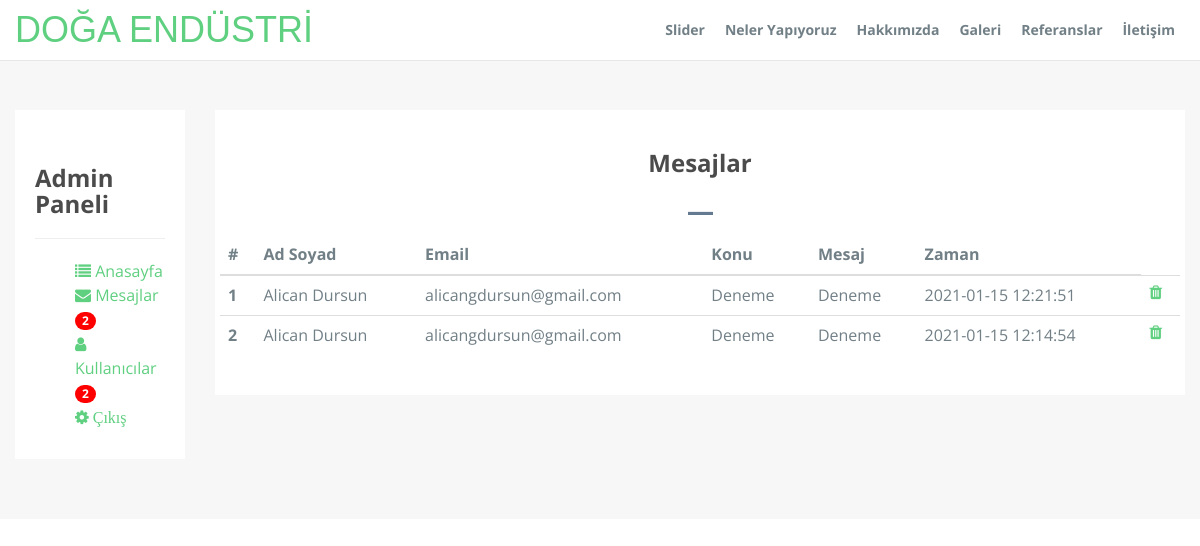
The page /admin-mesaj.php on the database its author committed.
### tables this page shows
CREATE TABLE `iletisim` (
  `id` int(11) NOT NULL,
  `adsoyad` text NOT NULL,
  `email` text NOT NULL,
  `konu` text NOT NULL,
  `mesaj` text NOT NULL,
  `zaman` timestamp NOT NULL DEFAULT current_timestamp() ON UPDATE current_timestamp()
);

### admin-mesaj.php (the view, shortened to what this page needs)
<html lang="tr">
<head>
  <link rel="stylesheet" href="https://maxcdn.bootstrapcdn.com/bootstrap/3.3.7/css/bootstrap.min.css">
  <link rel="stylesheet" type="text/css" href="css/font-awesome.min.css">
  <link rel="stylesheet" type="text/css" href="css/bootstrap.min.css">
  <link rel="stylesheet" type="text/css" href="css/imagehover.min.css">
  <link rel="stylesheet" type="text/css" href="css/style.css">
  <link rel="stylesheet" type="text/css" href="css/style2.css">
  </head>
  <body>
  <nav class="navbar navbar-default navbar-fixed-top">
    <div class="container">
      <div class="navbar-header">
        <a class="navbar-brand" href="admin-dashboard.php"><span> Doğa Endüstri</span></a>
      </div>
      <div class="collapse navbar-collapse" id="myNavbar">
        <ul class="nav navbar-nav navbar-right">
        <li><a href="admin-slider.php">Slider</a></li>
          <li><a href="admin-neleryapiyoruz.php">Neler Yapıyoruz</a></li>
          <li><a href="admin-hakkimizda.php">Hakkımızda</a></li>
          <li><a href="admin-galeri.php">Galeri</a></li>
          <li><a href="admin-referans.php">Referanslar</a></li>
          <li><a href="admin-iletisim.php">İletişim</a></li>
        </ul>
      </div>
    </div>
  </nav>
  <div id="work-shop" class="section-padding col-md-12">
  <div class="wrapper2">
        <div class="col-md-2 col-sm-2">
          <div class="text-comment">
            <p class="text-par"><h3> Admin Paneli</h3></p><hr>
            <ol>
            <li><a href="admin-dashboard.php"><span class="fa fa-list"></span> Anasayfa</a></li>
                <li><a href="admin-mesaj.php"> <span class="fa fa-envelope"> </span> Mesajlar
    <?php
   $i=0;
   if($_SERVER['REQUEST_METHOD']=="GET"){
    $baglan=mysqli_connect("localhost","root","123","db");
    if(!$baglan)
     {
      echo "Bağlanılamadı." .mysqli_connect_error();
     }
     else
     {
   $sql = "Select * from iletisim";
  $kayit = mysqli_query($baglan,$sql);
  if (mysqli_num_rows($kayit) > 0) {
  while($goster = mysqli_fetch_assoc($kayit)){
  $i++;
     }
    echo "<span class='badge' style='background:red;'>$i</span>";
     }
else
{echo "";}
    }
   }
?>
  </a></li>
  <li><a href="admin-kullanici.php"> <span class="fa fa-user"> </span> Kullanıcılar
    <?php
   $i=0;
   if($_SERVER['REQUEST_METHOD']=="GET"){
    $baglan=mysqli_connect("localhost","root","123","db");
    if(!$baglan)
     {
      echo "Bağlanılamadı." .mysqli_connect_error();
     }
     else
     {
   $sql = "Select * from kullanicilar";
  $kayit = mysqli_query($baglan,$sql);
  if (mysqli_num_rows($kayit) > 0) {
  while($goster = mysqli_fetch_assoc($kayit)){
  $i++;
     }
    echo "<span class='badge' style='background:red;'>$i</span>";
     }
else
{echo "";}
    }
   }
?>
  </a></li>
                <li><a href="cikis.php"><span class="fa fa-cog"> Çıkış</a></li>
            </ol>
          </div>
        </div>
        <div class="col-md-10 col-sm-10">
          <div class="text-comment">
          <div class="row">
        <div class="header-section text-center">
          <h2>Mesajlar</h2>
          <hr class="bottom-line">
        </div>
        <table class="table">
  <thead>
    <tr>
      <th scope="col">#</th>
      <th scope="col">Ad Soyad</th>
      <th scope="col">Email </th>
      <th scope="col">Konu</th>
      <th scope="col">Mesaj</th>
      <th scope="col">Zaman</th>
    </tr>
  </thead>
  <tbody>
    <?php
    $i=0;
    if($_SERVER['REQUEST_METHOD']=="GET"){
      $baglan=mysqli_connect("localhost","root","123","db");
      if(!$baglan){
      echo "Bağlanılamadı." .mysqli_connect_error();
      }
      else{
    $sql = "Select * from iletisim order by id desc";
    $kayit = mysqli_query($baglan,$sql);
    if (mysqli_num_rows($kayit) > 0) {
while($goster = mysqli_fetch_assoc($kayit)){
    $i++;
    echo" <tr><th scope='row'>".$i."</th>".
    "<td>".$goster['adsoyad']."</td>".
    "<td>".$goster['email']."</td>".
    "<td>".$goster['konu']."</td>".
    "<td>".$goster['mesaj']."</td>".
    "<td>".$goster['zaman']."</td>".
    "<td><a  href='mesaj-sil.php?id=".$goster['id']."class='form contact-form-button light-form-button oswald light'><span class='fa fa-trash'></a></td>".
  "</tr>";}
}}}
?>
  </tbody>
</table>
      </div>
        </div>
      </div>
  </body>
  </html>

### css/style.css (style rules this page uses)
body { font-size: 15px; line-height: 1.52; color: #717f86; font-size: 16px; font-family: 'Open Sans', sans-serif; font-weight: 400; }
ol, ul { list-style: none; }
table { border-collapse: collapse; border-spacing: 0; }
.section-padding { padding: 60px 0px; }
h1, h2, h3, h4, h5, h6 { font-family: Open Sans, sans-serif; font-weight: 700; color: #4B4B4C; }
a { color: #5fcf80; }
.navbar-default .navbar-brand { color: #5FCF80; }
.navbar-default { background-color: #ffffff; }
.navbar-default .navbar-nav > li > a { color: #717f86; font-size: 14px; font-weight: 700; }
.navbar-nav > li > a { padding: 0px; margin: 10px 5px; padding: 10px 5px; }
.navbar-default .navbar-brand { font-family: 'Dosis', sans-serif !important; font-weight: 700; text-transform: uppercase; padding: 0px; height: inherit; font-size: 36px; margin: 20px 0px; }
.navbar-default .navbar-brand span { font-weight: 100 !important; }
.navbar { margin-bottom: 0px; }
h2 { font-size: 24px; padding-bottom: 15px; }
.bottom-line { width: 25px; height: 3px; background-color: rgb(99, 122, 145); }
#work-shop { background-color: rgb(247, 247, 247); }
.text-comment { background-color: rgb(255, 255, 255); padding: 20px; }
.text-par { font-size: 20px; padding-bottom: 15px; }

### css/style2.css (style rules this page uses)
.wrapper2 { margin-top: 50px; position: relative; min-height:auto; }
.section-padding { background-color: rgb(247, 247, 247); }

### rows shown on the page
iletisim: adsoyad "Alican Dursun", email "alicangdursun@gmail.com", konu "Deneme", mesaj "Deneme", zaman "2021-01-15 12:21:51"
iletisim: adsoyad "Alican Dursun", email "alicangdursun@gmail.com", konu "Deneme", mesaj "Deneme", zaman "2021-01-15 12:14:54"

### other values the page prints
$i "2"
